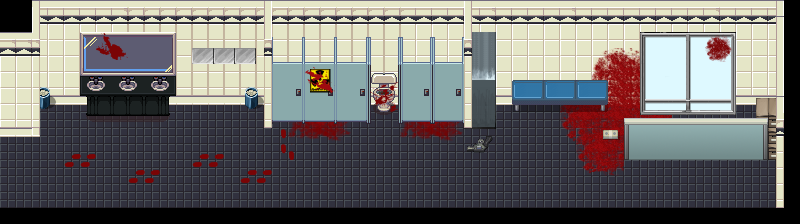

This is a level from a 2D game, rendered from its Tiled map with the project's own tilesets. A one-line summary and the map file follow, with tile-layer data summarised:
An orthogonal 50x14 tile map with 16x16 px tiles, 10 tile layers (Mask, Door1, Base, Wall1, ...), 5 tilesets.

<map version="1.2" tiledversion="1.2.0" orientation="orthogonal" renderorder="right-down" width="50" height="14" tilewidth="16" tileheight="16" infinite="0" nextlayerid="63" nextobjectid="1">
 <properties>
  <property name="charHeightDoor1" type="int" value="3" />
  <property name="charXDoor1" type="int" value="1" />
  <property name="charYDoor1" type="int" value="9" />
  <property name="spawnX1" type="int" value="16" />
  <property name="spawnX2" type="int" value="21" />
  <property name="spawnY1" type="int" value="5" />
  <property name="spawnY2" type="int" value="4" />
 </properties>
 <tileset firstgid="1" name="toilets" tilewidth="16" tileheight="16" tilecount="396" columns="18">
  <image source="toilets.png" width="288" height="352" />
 </tileset>
 <tileset firstgid="397" source="apocalypse.tsx" />
 <tileset firstgid="1397" name="zombie_tileb" tilewidth="16" tileheight="16" tilecount="1024" columns="32">
  <image source="zombie_tileb.png" width="512" height="512" />
 </tileset>
 <tileset firstgid="2421" source="terrain_atlas.tsx" />
 <tileset firstgid="6517" name="office2" tilewidth="16" tileheight="16" tilecount="1024" columns="32">
  <image source="office2.png" width="512" height="512" />
 </tileset>
 <layer id="53" name="Mask" width="50" height="14">
  <data>[700 cells, 456 non-empty, 2 distinct tile ids]</data>
 </layer>
 <layer id="54" name="Door1" width="50" height="14">
  <data>[700 cells, 4 non-empty, 2 distinct tile ids]</data>
 </layer>
 <layer id="55" name="Base" width="50" height="14">
  <data>[700 cells, 346 non-empty, 5 distinct tile ids]</data>
 </layer>
 <layer id="56" name="Wall1" width="50" height="14">
  <data>[700 cells, 379 non-empty, 45 distinct tile ids]</data>
 </layer>
 <layer id="57" name="Rubbish" width="50" height="14">
  <data>[700 cells, 8 non-empty, 8 distinct tile ids]</data>
 </layer>
 <layer id="60" name="Blood from toilets" width="50" height="14">
  <data>[700 cells, 53 non-empty, 20 distinct tile ids]</data>
 </layer>
 <layer id="58" name="Wall2" width="50" height="14">
  <data>[700 cells, 40 non-empty, 22 distinct tile ids]</data>
 </layer>
 <layer id="59" name="Obstacle1" width="50" height="14">
  <data>[700 cells, 76 non-empty, 76 distinct tile ids]</data>
 </layer>
 <layer id="61" name="Obstacle2" width="50" height="14">
  <data>[700 cells, 154 non-empty, 105 distinct tile ids]</data>
 </layer>
 <layer id="62" name="Dirt" width="50" height="14">
  <data>[700 cells, 64 non-empty, 43 distinct tile ids]</data>
 </layer>
</map>
